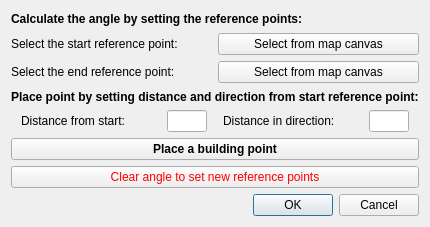
<?xml version="1.0" encoding="UTF-8"?>
<ui version="4.0">
 <class>TestPluginDialogBase</class>
 <widget class="QDialog" name="TestPluginDialogBase">
  <property name="geometry">
   <rect>
    <x>0</x>
    <y>0</y>
    <width>422</width>
    <height>227</height>
   </rect>
  </property>
  <property name="windowTitle">
   <string>BuildingCAD</string>
  </property>
  <property name="windowIcon">
   <iconset>
    <normaloff>icon.png</normaloff>icon.png</iconset>
  </property>
  <layout class="QVBoxLayout" name="verticalLayout_2">
   <item>
    <widget class="QLabel" name="label_2">
     <property name="font">
      <font>
       <weight>75</weight>
       <bold>true</bold>
      </font>
     </property>
     <property name="text">
      <string>Calculate the angle by setting the reference points:</string>
     </property>
    </widget>
   </item>
   <item>
    <layout class="QHBoxLayout" name="horizontalLayout">
     <property name="sizeConstraint">
      <enum>QLayout::SetFixedSize</enum>
     </property>
     <item>
      <widget class="QLabel" name="reference_label">
       <property name="font">
        <font>
         <weight>50</weight>
         <bold>false</bold>
        </font>
       </property>
       <property name="text">
        <string>Select the start reference point:</string>
       </property>
      </widget>
     </item>
     <item>
      <widget class="QPushButton" name="reference_start">
       <property name="text">
        <string>Select from map canvas</string>
       </property>
      </widget>
     </item>
    </layout>
   </item>
   <item>
    <layout class="QHBoxLayout" name="horizontalLayout_7">
     <property name="sizeConstraint">
      <enum>QLayout::SetFixedSize</enum>
     </property>
     <item>
      <widget class="QLabel" name="reference_label_2">
       <property name="font">
        <font>
         <weight>50</weight>
         <bold>false</bold>
        </font>
       </property>
       <property name="text">
        <string>Select the end reference point:</string>
       </property>
      </widget>
     </item>
     <item>
      <widget class="QPushButton" name="reference_end">
       <property name="text">
        <string>Select from map canvas</string>
       </property>
      </widget>
     </item>
    </layout>
   </item>
   <item>
    <widget class="QLabel" name="distance_ref_build_label">
     <property name="font">
      <font>
       <weight>75</weight>
       <bold>true</bold>
      </font>
     </property>
     <property name="text">
      <string>Place point by setting distance and direction from start reference point:</string>
     </property>
    </widget>
   </item>
   <item>
    <layout class="QHBoxLayout" name="horizontalLayout_2">
     <property name="sizeConstraint">
      <enum>QLayout::SetFixedSize</enum>
     </property>
     <item>
      <widget class="QLabel" name="horizontal_label">
       <property name="maximumSize">
        <size>
         <width>130</width>
         <height>16777215</height>
        </size>
       </property>
       <property name="text">
        <string>Distance from start:</string>
       </property>
      </widget>
     </item>
     <item>
      <widget class="QLineEdit" name="start_distance_edit">
       <property name="sizePolicy">
        <sizepolicy hsizetype="Fixed" vsizetype="Fixed">
         <horstretch>0</horstretch>
         <verstretch>0</verstretch>
        </sizepolicy>
       </property>
       <property name="maximumSize">
        <size>
         <width>40</width>
         <height>16777215</height>
        </size>
       </property>
      </widget>
     </item>
     <item>
      <widget class="QLabel" name="label">
       <property name="maximumSize">
        <size>
         <width>130</width>
         <height>16777215</height>
        </size>
       </property>
       <property name="text">
        <string>Distance in direction:</string>
       </property>
      </widget>
     </item>
     <item>
      <widget class="QLineEdit" name="distance_direction">
       <property name="sizePolicy">
        <sizepolicy hsizetype="Fixed" vsizetype="Fixed">
         <horstretch>0</horstretch>
         <verstretch>0</verstretch>
        </sizepolicy>
       </property>
       <property name="maximumSize">
        <size>
         <width>40</width>
         <height>16777215</height>
        </size>
       </property>
       <property name="clearButtonEnabled">
        <bool>false</bool>
       </property>
      </widget>
     </item>
    </layout>
   </item>
   <item>
    <widget class="QPushButton" name="start_point_pb">
     <property name="sizePolicy">
      <sizepolicy hsizetype="Minimum" vsizetype="Fixed">
       <horstretch>0</horstretch>
       <verstretch>0</verstretch>
      </sizepolicy>
     </property>
     <property name="maximumSize">
      <size>
       <width>1000000</width>
       <height>16777215</height>
      </size>
     </property>
     <property name="font">
      <font>
       <weight>75</weight>
       <bold>true</bold>
      </font>
     </property>
     <property name="styleSheet">
      <string notr="true"/>
     </property>
     <property name="text">
      <string>Place a building point</string>
     </property>
    </widget>
   </item>
   <item>
    <widget class="QPushButton" name="clear_angel_pb">
     <property name="font">
      <font>
       <weight>50</weight>
       <italic>false</italic>
       <bold>false</bold>
       <underline>false</underline>
       <strikeout>false</strikeout>
       <kerning>true</kerning>
      </font>
     </property>
     <property name="autoFillBackground">
      <bool>false</bool>
     </property>
     <property name="styleSheet">
      <string notr="true">color: rgb(255, 0, 0);</string>
     </property>
     <property name="text">
      <string>Clear angle to set new reference points</string>
     </property>
    </widget>
   </item>
   <item>
    <widget class="QDialogButtonBox" name="button_box">
     <property name="orientation">
      <enum>Qt::Horizontal</enum>
     </property>
     <property name="standardButtons">
      <set>QDialogButtonBox::Cancel|QDialogButtonBox::Ok</set>
     </property>
    </widget>
   </item>
  </layout>
 </widget>
 <resources/>
 <connections>
  <connection>
   <sender>button_box</sender>
   <signal>accepted()</signal>
   <receiver>TestPluginDialogBase</receiver>
   <slot>accept()</slot>
   <hints>
    <hint type="sourcelabel">
     <x>20</x>
     <y>20</y>
    </hint>
    <hint type="destinationlabel">
     <x>20</x>
     <y>20</y>
    </hint>
   </hints>
  </connection>
  <connection>
   <sender>button_box</sender>
   <signal>rejected()</signal>
   <receiver>TestPluginDialogBase</receiver>
   <slot>reject()</slot>
   <hints>
    <hint type="sourcelabel">
     <x>20</x>
     <y>20</y>
    </hint>
    <hint type="destinationlabel">
     <x>20</x>
     <y>20</y>
    </hint>
   </hints>
  </connection>
 </connections>
</ui>
